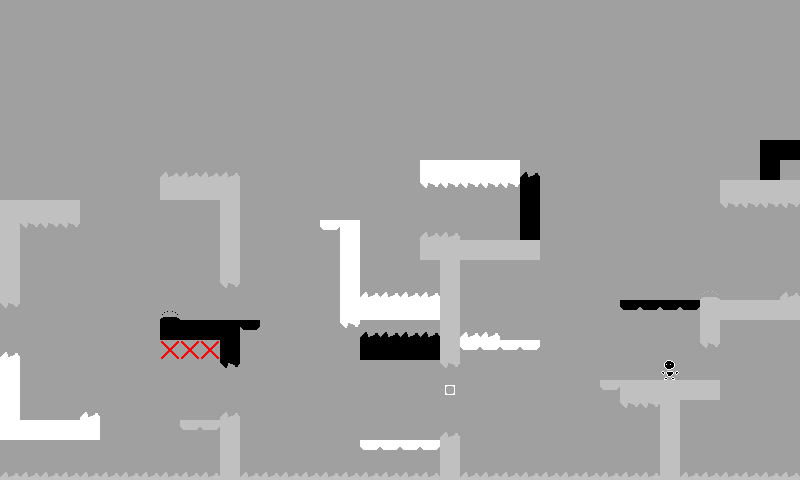

A 2D game scene composited from a Tiled map and its tileset images. What follows is a short description and the map's XML, with each tile layer's data collapsed to a summary:
An orthogonal 40x24 tile map with 20x20 px tiles, 1 tile layer (Map).

<map version="1.2" tiledversion="1.2.5" orientation="orthogonal" renderorder="right-down" width="40" height="24" tilewidth="20" tileheight="20" infinite="0" backgroundcolor="#a0a0a0" nextlayerid="7" nextobjectid="1">
 <properties>
  <property name="Background" type="int" value="0" />
  <property name="Title" value="Shared Path" />
  <property name="Wrapping" type="int" value="0" />
 </properties>
 <tileset firstgid="1" name="tmx_ss" tilewidth="20" tileheight="20" tilecount="30" columns="3">
  <image source="tmx_ss.png" width="60" height="200" />
  <tile id="0" type="Player">
   <properties>
    <property name="Color" type="int" value="0" />
    <property name="Flipped" type="int" value="0" />
   </properties>
  </tile>
  <tile id="1" type="Player">
   <properties>
    <property name="Color" type="int" value="0" />
    <property name="Flipped" type="int" value="1" />
   </properties>
  </tile>
  <tile id="2" type="RGBSphere">
   <properties>
    <property name="Color" type="int" value="192" />
    <property name="Flipped" type="int" value="0" />
   </properties>
  </tile>
  <tile id="3" type="Block">
   <properties>
    <property name="Color" type="int" value="0" />
    <property name="Flipped" type="int" value="0" />
   </properties>
  </tile>
  <tile id="4" type="Block">
   <properties>
    <property name="Color" type="int" value="192" />
    <property name="Flipped" type="int" value="0" />
   </properties>
  </tile>
  <tile id="5" type="Block">
   <properties>
    <property name="Color" type="int" value="255" />
    <property name="Flipped" type="int" value="0" />
   </properties>
  </tile>
  <tile id="6" type="Exit">
   <properties>
    <property name="Color" type="int" value="0" />
    <property name="Flipped" type="int" value="0" />
   </properties>
  </tile>
  <tile id="7" type="Exit">
   <properties>
    <property name="Color" type="int" value="192" />
    <property name="Flipped" type="int" value="0" />
   </properties>
  </tile>
  <tile id="8" type="Exit">
   <properties>
    <property name="Color" type="int" value="255" />
    <property name="Flipped" type="int" value="0" />
   </properties>
  </tile>
  <tile id="9" type="Pit">
   <properties>
    <property name="Color" type="int" value="0" />
    <property name="Flipped" type="int" value="0" />
   </properties>
  </tile>
  <tile id="10" type="Pit">
   <properties>
    <property name="Color" type="int" value="192" />
    <property name="Flipped" type="int" value="0" />
   </properties>
  </tile>
  <tile id="11" type="Pit">
   <properties>
    <property name="Color" type="int" value="255" />
    <property name="Flipped" type="int" value="0" />
   </properties>
  </tile>
  <tile id="12" type="Pit">
   <properties>
    <property name="Color" type="int" value="0" />
    <property name="Flipped" type="int" value="1" />
   </properties>
  </tile>
  <tile id="13" type="Pit">
   <properties>
    <property name="Color" type="int" value="192" />
    <property name="Flipped" type="int" value="1" />
   </properties>
  </tile>
  <tile id="14" type="Pit">
   <properties>
    <property name="Color" type="int" value="255" />
    <property name="Flipped" type="int" value="1" />
   </properties>
  </tile>
  <tile id="15" type="Breakable">
   <properties>
    <property name="Color" type="int" value="0" />
    <property name="Flipped" type="int" value="0" />
   </properties>
  </tile>
  <tile id="16" type="Breakable">
   <properties>
    <property name="Color" type="int" value="192" />
    <property name="Flipped" type="int" value="0" />
   </properties>
  </tile>
  <tile id="17" type="Breakable">
   <properties>
    <property name="Color" type="int" value="255" />
    <property name="Flipped" type="int" value="0" />
   </properties>
  </tile>
  <tile id="18" type="Breakable">
   <properties>
    <property name="Color" type="int" value="0" />
    <property name="Flipped" type="int" value="1" />
   </properties>
  </tile>
  <tile id="19" type="Breakable">
   <properties>
    <property name="Color" type="int" value="192" />
    <property name="Flipped" type="int" value="1" />
   </properties>
  </tile>
  <tile id="20" type="Breakable">
   <properties>
    <property name="Color" type="int" value="255" />
    <property name="Flipped" type="int" value="1" />
   </properties>
  </tile>
  <tile id="21" type="Jumpad">
   <properties>
    <property name="Color" type="int" value="0" />
    <property name="Flipped" type="int" value="0" />
   </properties>
  </tile>
  <tile id="22" type="Jumpad">
   <properties>
    <property name="Color" type="int" value="192" />
    <property name="Flipped" type="int" value="0" />
   </properties>
  </tile>
  <tile id="23" type="Jumpad">
   <properties>
    <property name="Color" type="int" value="255" />
    <property name="Flipped" type="int" value="0" />
   </properties>
  </tile>
  <tile id="24" type="Jumpad">
   <properties>
    <property name="Color" type="int" value="0" />
    <property name="Flipped" type="int" value="1" />
   </properties>
  </tile>
  <tile id="25" type="Jumpad">
   <properties>
    <property name="Color" type="int" value="192" />
    <property name="Flipped" type="int" value="1" />
   </properties>
  </tile>
  <tile id="26" type="Jumpad">
   <properties>
    <property name="Color" type="int" value="255" />
    <property name="Flipped" type="int" value="1" />
   </properties>
  </tile>
  <tile id="27" type="KillBlock">
   <properties>
    <property name="Color" type="int" value="192" />
    <property name="Flipped" type="int" value="0" />
   </properties>
  </tile>
  <tile id="28" type="Flipad">
   <properties>
    <property name="Color" type="int" value="192" />
    <property name="Flipped" type="int" value="0" />
   </properties>
  </tile>
  <tile id="29" type="Flipad">
   <properties>
    <property name="Color" type="int" value="255" />
    <property name="Flipped" type="int" value="0" />
   </properties>
  </tile>
 </tileset>
 <layer id="4" name="Map" width="40" height="24">
  <data>[960 cells, 191 non-empty, 17 distinct tile ids]</data>
 </layer>
</map>
